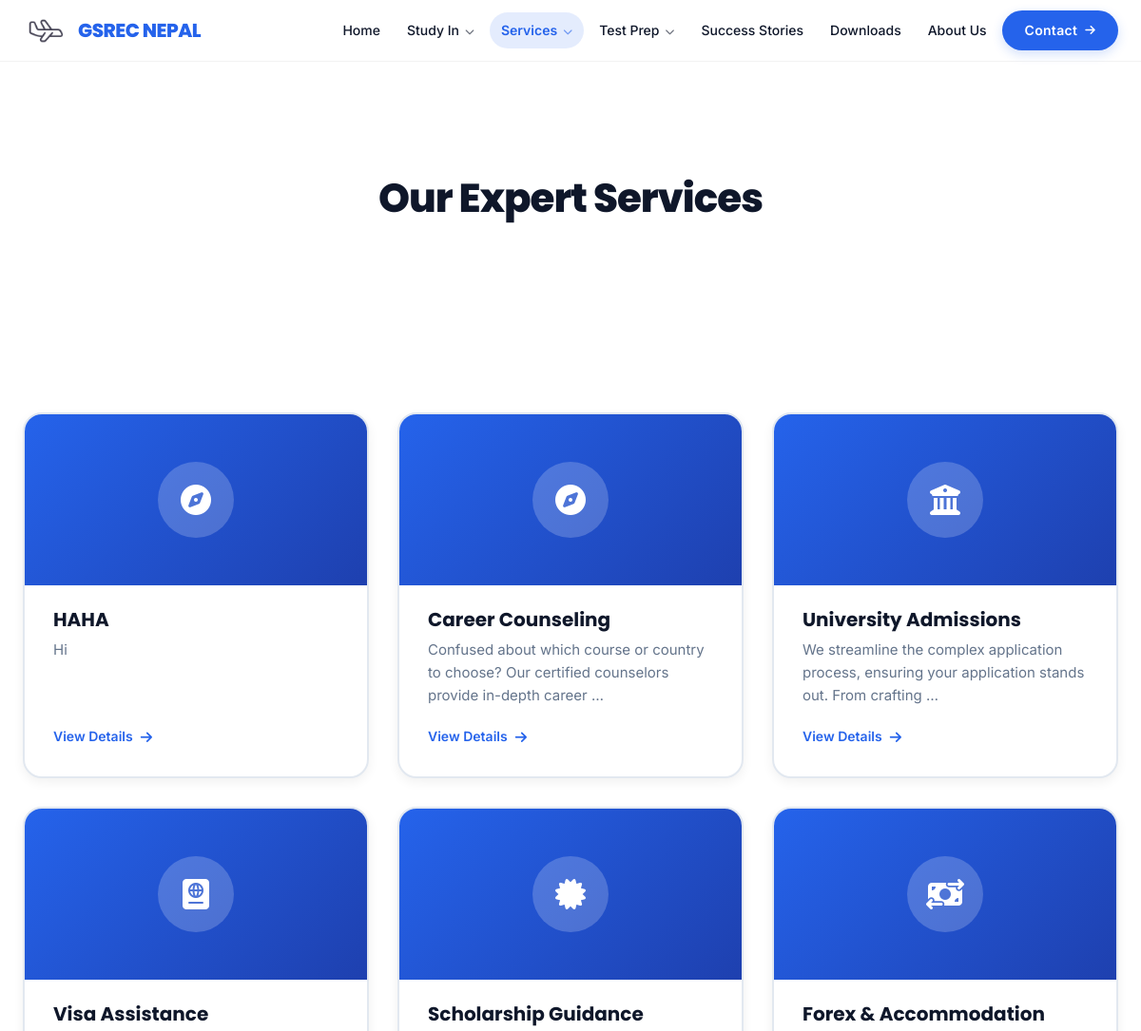
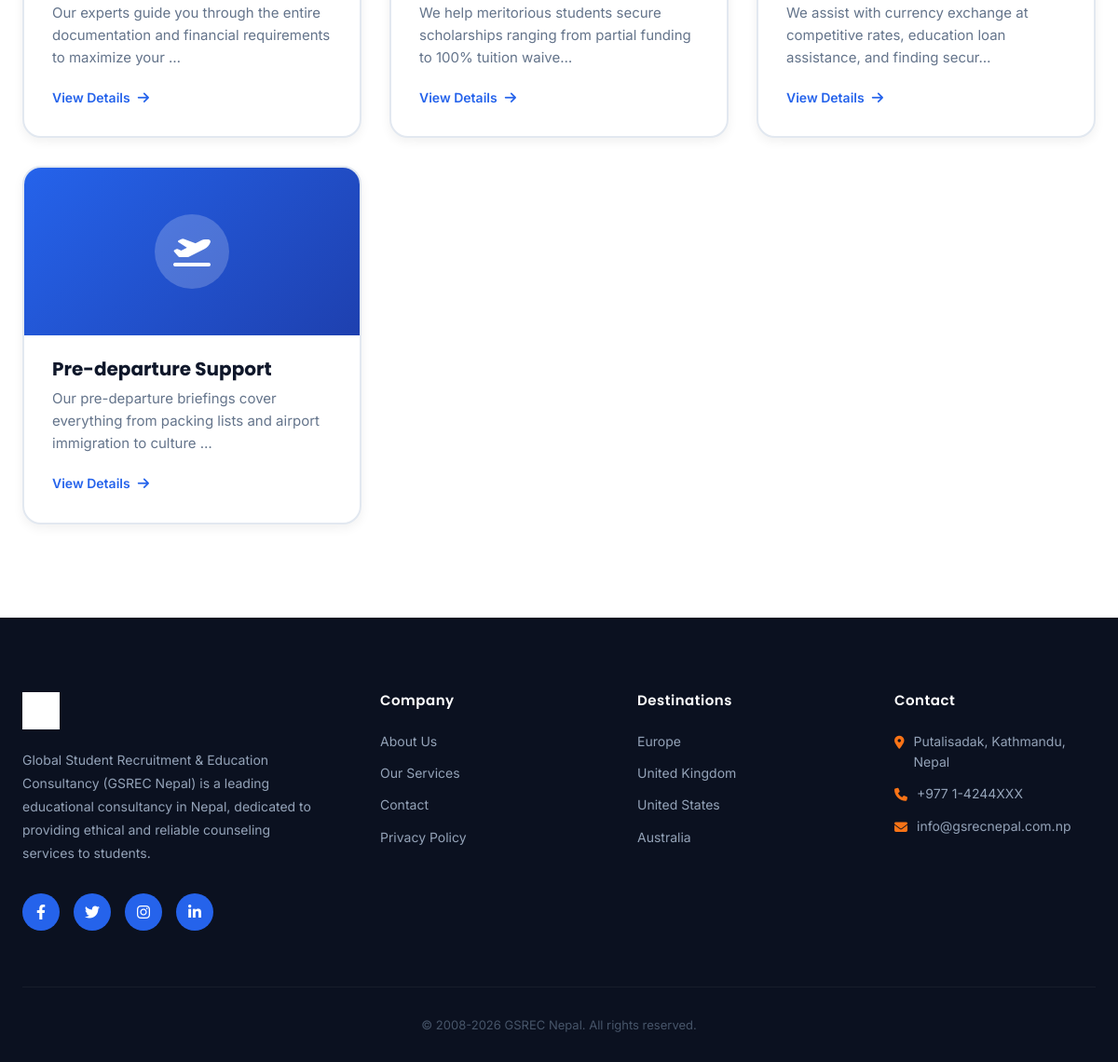
Page /services/ on the committed database (2 pictures, top to bottom).
### core/models.py (models this page shows, shortened)
class SiteSettings(models.Model):
    site_name = models.CharField(max_length=100, default="GSREC NEPAL")
    logo = models.ImageField(upload_to='site/', blank=True, null=True, help_text="Main logo for Header")
    footer_logo = models.ImageField(upload_to='site/', blank=True, null=True, help_text="Logo for Footer. Defaults to main logo if not set.")
    favicon = models.ImageField(upload_to='site/', blank=True, null=True)
    class Meta:
        verbose_name_plural = "Site Settings"

class Service(models.Model):
    slug = models.SlugField(unique=True, blank=True)
    title = models.CharField(max_length=100)
    icon_class = models.CharField(max_length=50, help_text="FontAwesome class e.g., fa-compass")
    intro = models.TextField()
    features = models.JSONField(default=list, help_text="List of features")
    process = models.TextField(blank=True, null=True)
    order = models.IntegerField(default=0)
    class Meta:
        ordering = ['order', 'title']

class Country(models.Model):
    slug = models.SlugField(unique=True, blank=True)
    name = models.CharField(max_length=100)
    flag_emoji = models.CharField(max_length=10, blank=True, null=True, help_text="Emoji flag or similar")
    background_image = models.ImageField(upload_to='countries/', blank=True, null=True)
    intro = models.TextField()
    facts = models.JSONField(default=list, help_text="List of facts")
    universities = models.JSONField(default=list, help_text="List of top universities")
    order = models.IntegerField(default=0)
    class Meta:
        verbose_name_plural = "Countries"
        ordering = ['order', 'name']

### core/views.py (the view)
def service_list(request):
    services = Service.objects.all()
    return render(request, 'core/service_list.html', {'services': services})

### core/context_processors.py (called while the page is built)
def global_context(request):
    return {
        'global_countries': Country.objects.all(),
        'global_services': Service.objects.all(),
        'global_test_preps': TestPrep.objects.all(),
        'site_settings': SiteSettings.objects.first(),
    }

### core/templates/core/service_list.html (shortened to what this page needs)
{% extends 'core/base.html' %}
{% load static %}
{% block content %}
<section style="padding: 120px 0 80px; background: white; text-align: center;">
    <div class="container">
        <h1 style="font-size: 42px; font-weight: 800; color: var(--dark); margin-bottom: 20px; letter-spacing: -1px;">
            Our Expert Services</h1>
    </div>
</section>
<section class="content-section">
    <div class="container">
        <div class="grid-responsive">
            {% for service in services %}
            <a href="{% url 'service_detail' service.slug %}" class="feature-card">
                <div
                    style="height: 180px; background: linear-gradient(135deg, var(--primary) 0%, var(--primary-dark) 100%); display: flex; align-items: center; justify-content: center;">
                    <div
                        style="width: 80px; height: 80px; background: rgba(255,255,255,0.2); border-radius: 50%; display: flex; align-items: center; justify-content: center;">
                        <i class="fa-solid {{ service.icon_class }}" style="font-size: 32px; color: white;"></i>
                    </div>
                </div>
                <div style="padding: 24px 30px 30px; flex: 1; display: flex; flex-direction: column;">
                    <h3 style="font-size: 20px; font-weight: 700; margin-bottom: 8px; color: var(--dark);">
                        {{service.title }}</h3>
                    <p style="color: var(--gray); margin-bottom: 20px; font-size: 15px; line-height: 1.6; flex: 1;">
                        {{service.intro|truncatechars:100 }}</p>
                    <div
                        style="background: transparent; border: none; color: var(--primary); font-weight: 600; cursor: pointer; display: flex; align-items: center; gap: 8px; font-size: 14px;">
                        View Details <i class="fa-solid fa-arrow-right"></i></div>
                </div>
            </a>
            {% endfor %}
        </div>
    </div>
</section>
{% endblock %}

### core/templates/core/base.html (shortened to what this page needs)
{% load static %}
<!DOCTYPE html>
<html lang="en">
<head>
    <link rel="stylesheet" href="https://cdnjs.cloudflare.com/ajax/libs/font-awesome/6.4.0/css/all.min.css">
    <link rel="stylesheet" href="{% static 'core/css/style.css' %}">
    <link rel="stylesheet" href="{% static 'core/css/components.css' %}">
</head>
<body>
    <header class="site-header">
        <div class="container">
            <nav style="display: flex; justify-content: space-between; align-items: center; height: 64px;">
                <a href="{% url 'index' %}" class="site-logo">
                    {% if site_settings.logo %}
                    <img src="{{ site_settings.logo.url }}" alt="{{ site_settings.site_name }}" style="height: 50px;">
                    {% else %}
                    <div class="logo-icon">
                        <i class="fa-solid fa-graduation-cap"></i>
                    </div>
                    {% endif %}
                    GSREC NEPAL
                </a>
                <div class="nav-links-container">
                    <div class="nav-item-wrapper">
                        <a href="{% url 'index' %}"
                            class="nav-item {% if request.resolver_match.url_name == 'index' %}active{% endif %}">
                            Home
                        </a>
                    </div>
                    <div class="nav-item-wrapper dropdown-wrapper">
                        <div class="nav-item {% if 'study' in request.path %}active{% endif %}">
                            <a href="{% url 'destination_list' %}" class="dropdown-text">Study In</a>
                            <span class="dropdown-chevron"><i class="fa-solid fa-chevron-down"></i></span>
                        </div>
                    </div>
                    <div class="nav-item-wrapper dropdown-wrapper">
                        <div class="nav-item {% if 'services' in request.path %}active{% endif %}">
                            <a href="{% url 'service_list' %}" class="dropdown-text">Services</a>
                            <span class="dropdown-chevron"><i class="fa-solid fa-chevron-down"></i></span>
                        </div>
                    </div>
                    <div class="nav-item-wrapper dropdown-wrapper">
                        <div class="nav-item {% if 'test-prep' in request.path %}active{% endif %}">
                            <a href="{% url 'test_prep_list' %}" class="dropdown-text">Test Prep</a>
                            <span class="dropdown-chevron"><i class="fa-solid fa-chevron-down"></i></span>
                        </div>
                    </div>
                    <div class="nav-item-wrapper">
                        <a href="{% url 'success_stories' %}"
                            class="nav-item {% if request.resolver_match.url_name == 'success_stories' %}active{% endif %}">
                            Success Stories
                        </a>
                    </div>
                    <div class="nav-item-wrapper">
                        <a href="{% url 'downloads' %}"
                            class="nav-item {% if request.resolver_match.url_name == 'downloads' %}active{% endif %}">
                            Downloads
                        </a>
                    </div>
                    <div class="nav-item-wrapper">
                        <a href="{% url 'about' %}"
                            class="nav-item {% if request.resolver_match.url_name == 'about' %}active{% endif %}">
                            About Us
                        </a>
                    </div>
                    <a href="{% url 'contact' %}" class="btn-primary contact-btn">
                        Contact <i class="fa-solid fa-arrow-right" style="font-size: 12px"></i>
                    </a>
                </div>
        </div>
    </header>
    <main>
        {% block content %}
        {% endblock %}
    </main>
    <footer class="site-footer">
        <div class="container">
            <div class="footer-grid" style="margin-bottom: 60px;">
                <div>
                    <div class="site-logo footer-logo" style="color: white; margin-bottom: 20px;">
                        {% if site_settings.footer_logo %}
                        <img src="{{ site_settings.footer_logo.url }}" alt="{{ site_settings.site_name }}"
                            style="height: 40px; filter: brightness(0) invert(1);">
                        {% elif site_settings.logo %}
                        <img src="{{ site_settings.logo.url }}" alt="{{ site_settings.site_name }}"
                            style="height: 40px; filter: brightness(0) invert(1);">
                        {% else %}
                        <div class="logo-icon">
                            <i class="fa-solid fa-graduation-cap" style="font-size: 14px;"></i>
                        </div>
                        GSREC
                        {% endif %}
                    </div>
                    <p style="color: #94A3B8; font-size: 14px; line-height: 1.8;">
                        Global Student Recruitment & Education Consultancy (GSREC Nepal) is a leading educational
                        consultancy in Nepal, dedicated to providing ethical and reliable counseling services to
                        students.
                    </p>
                    <div style="display: flex; gap: 15px; margin-top: 30px;">
                        <div class="social-icon"><i class="fa-brands fa-facebook-f"></i></div>
                        <div class="social-icon"><i class="fa-brands fa-twitter"></i></div>
                        <div class="social-icon"><i class="fa-brands fa-instagram"></i></div>
                        <div class="social-icon"><i class="fa-brands fa-linkedin-in"></i></div>
                    </div>
                </div>
                <div>
                    <h4 class="footer-heading">Company</h4>
                    <a href="{% url 'about' %}" class="footer-link">About Us</a>
                    <a href="{% url 'service_list' %}" class="footer-link">Our Services</a>
                    <a href="{% url 'contact' %}" class="footer-link">Contact</a>
                    <a href="#" class="footer-link">Privacy Policy</a>
                </div>
                <div>
                    <h4 class="footer-heading">Destinations</h4>
                    {% for country in global_countries|slice:":4" %}
                    <a href="{% url 'destination_detail' country.slug %}" class="footer-link">{{ country.name }}</a>
                    {% endfor %}
                </div>
                <div>
                    <h4 class="footer-heading">Contact</h4>
                    <p class="footer-contact-item">
                        <i class="fa-solid fa-location-dot"></i>
                        Putalisadak, Kathmandu, Nepal
                    </p>
                    <p class="footer-contact-item">
                        <i class="fa-solid fa-phone"></i>
                        +977 1-4244XXX
                    </p>
                    <p class="footer-contact-item">
                        <i class="fa-solid fa-envelope"></i>
                        info@gsrecnepal.com.np
                    </p>
                </div>
            </div>
            <div
                style="text-align: center; padding-top: 30px; border-top: 1px solid rgba(255,255,255,0.05); color: #475569; font-size: 13px;">
                &copy; 2008-<span id="currentYear"></span> GSREC Nepal. All rights reserved.
            </div>
        </div>
    </footer>
</body>
</html>

### core/static/core/css/style.css (style rules this page uses)
:root { --primary: #2563EB; --primary-dark: #1E40AF; --secondary: #F97316; --dark: #0F172A; --light: #ffffff; --white: #ffffff; --gray: #64748B; }
* { box-sizing: border-box; margin: 0; padding: 0; }
img, picture, video, canvas, svg { display: block; max-width: 100%; }
p, h1, h2, h3, h4, h5, h6 { overflow-wrap: break-word; }
html { scroll-behavior: smooth; }
body { font-family: 'Inter', sans-serif; color: var(--dark); background-color: var(--white); line-height: 1.6; overflow-x: hidden; -webkit-font-smoothing: antialiased; -moz-osx-font-smoothing: grayscale; text-rendering: optimizeLegibility; }
h1, h2, h3, h4, h5, h6 { font-family: 'Poppins', sans-serif; color: var(--dark); line-height: 1.2; }
a { text-decoration: none; color: inherit; transition: all 0.3s ease; }
.nav-item-wrapper { position: relative; height: 100%; display: flex; align-items: center; }
.nav-item { position: relative; padding: 8px 12px; color: var(--dark); font-weight: 500; font-size: 14px; transition: all 0.2s cubic-bezier(0.4, 0, 0.2, 1); border-radius: 20px; cursor: pointer; display: flex; align-items: center; gap: 6px; white-space: nowrap; }
.nav-item.active { color: var(--primary); font-weight: 600; background-color: rgba(37, 99, 235, 0.12); }
.container { width: 100%; max-width: 1280px; margin: 0 auto; padding: 0 24px; }
.grid-responsive { display: grid; grid-template-columns: repeat(auto-fit, minmax(300px, 1fr)); gap: 30px; }
.footer-grid { display: grid; grid-template-columns: 1.5fr 1fr 1fr 1fr; gap: 60px; }
.nav-links-container { display: flex; gap: 4px; align-items: center; height: 100%; }

### core/static/core/css/components.css (style rules this page uses)
.site-header { background-color: rgba(255, 255, 255, 0.85); backdrop-filter: blur(16px); -webkit-backdrop-filter: blur(16px); box-shadow: 0 1px 0 rgba(0, 0, 0, 0.05); position: sticky; top: 0; z-index: 1000; transition: all 0.3s ease; }
.site-logo { font-size: 20px; font-weight: 800; color: var(--primary); letter-spacing: -0.5px; display: flex; align-items: center; gap: 8px; cursor: pointer; font-family: 'Poppins', sans-serif; }
.btn-primary { background: var(--primary); color: var(--white); padding: 10px 24px; border-radius: 50px; font-weight: 600; border: none; cursor: pointer; font-size: 14px; letter-spacing: 0.3px; transition: all 0.3s cubic-bezier(0.175, 0.885, 0.32, 1.275); box-shadow: 0 4px 12px rgba(37, 99, 235, 0.2); display: inline-flex; align-items: center; gap: 8px; justify-content: center; text-decoration: none; }
.dropdown-chevron i { font-size: 10px; opacity: 0.6; transition: transform 0.3s; }
.dropdown-text { color: inherit; text-decoration: none; flex: 1; transition: color 0.2s; }
.dropdown-chevron { cursor: pointer; padding: 4px 8px; margin: -4px -8px; border-radius: 4px; transition: background-color 0.2s; }
.site-footer { background-color: #0B1120; color: var(--white); padding: 80px 0 30px; }
.social-icon { width: 40px; height: 40px; border-radius: 50%; background: var(--primary); display: flex; align-items: center; justify-content: center; cursor: pointer; transition: 0.3s; color: white; }
.footer-heading { font-size: 15px; margin-bottom: 24px; color: var(--white); font-weight: 600; letter-spacing: 0.5px; }
.footer-link { display: block; color: #94A3B8; margin-bottom: 12px; cursor: pointer; font-size: 14px; text-decoration: none; }
.footer-contact-item { color: #94A3B8; margin-bottom: 12px; display: flex; gap: 10px; font-size: 14px; }
.footer-contact-item i { margin-top: 5px; color: var(--secondary); }
.content-section { padding: 100px 0; position: relative; }
.feature-card { background-color: var(--white); border-radius: 20px; overflow: hidden; box-shadow: 0 4px 12px rgba(0, 0, 0, 0.06); transition: all 0.3s ease; border: 2px solid #e2e8f0; height: 100%; display: flex; flex-direction: column; cursor: pointer; text-decoration: none; color: inherit; }

### rows in the picture
SiteSettings: logo (picture), footer_logo (picture)
Service: title "HAHA", intro "Hi"
Service: title "Career Counseling", intro "Confused about which course or country to choose? Our certified counselors provide in-depth career …"
Service: title "University Admissions", intro "We streamline the complex application process, ensuring your application stands out. From crafting …"
Service: title "Visa Assistance", intro "Our experts guide you through the entire documentation and financial requirements to maximize your …"
Service: title "Scholarship Guidance", intro "We help meritorious students secure scholarships ranging from partial funding to 100% tuition waive…"
Service: title "Forex & Accommodation", intro "We assist with currency exchange at competitive rates, education loan assistance, and finding secur…"
Service: title "Pre-departure Support", intro "Our pre-departure briefings cover everything from packing lists and airport immigration to culture …"
Country: name "Europe"
Country: name "United Kingdom"
Country: name "United States"
Country: name "Australia"
